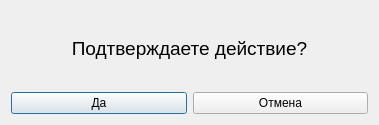
<?xml version="1.0" encoding="UTF-8"?>
<ui version="4.0">
 <class>Dialog_accord</class>
 <widget class="QDialog" name="Dialog_accord">
  <property name="geometry">
   <rect>
    <x>0</x>
    <y>0</y>
    <width>379</width>
    <height>125</height>
   </rect>
  </property>
  <property name="windowTitle">
   <string>Подтвеждение</string>
  </property>
  <layout class="QVBoxLayout" name="verticalLayout">
   <item>
    <widget class="QLabel" name="label">
     <property name="font">
      <font>
       <pointsize>14</pointsize>
      </font>
     </property>
     <property name="text">
      <string>Подтверждаете действие?</string>
     </property>
     <property name="alignment">
      <set>Qt::AlignCenter</set>
     </property>
    </widget>
   </item>
   <item>
    <layout class="QHBoxLayout" name="horizontalLayout">
     <item>
      <widget class="QPushButton" name="pushButton_ok">
       <property name="font">
        <font>
         <pointsize>9</pointsize>
        </font>
       </property>
       <property name="text">
        <string>Да</string>
       </property>
      </widget>
     </item>
     <item>
      <widget class="QPushButton" name="pushButton_cancel">
       <property name="font">
        <font>
         <pointsize>9</pointsize>
        </font>
       </property>
       <property name="text">
        <string>Отмена</string>
       </property>
      </widget>
     </item>
    </layout>
   </item>
  </layout>
 </widget>
 <resources/>
 <connections/>
</ui>
